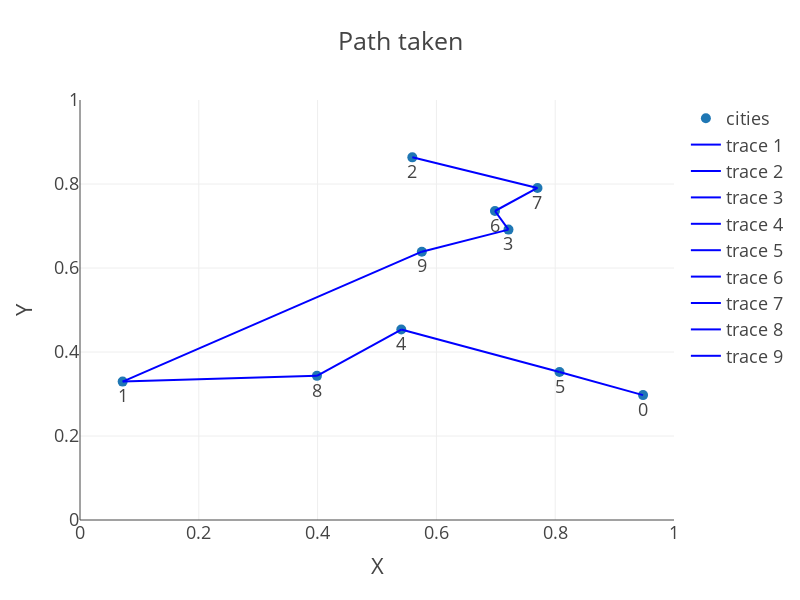

Notebook cell for this chart:
### Code cell
# Test
rg = Generator(PCG64(42069)) # set your own unique seed number
n_cities = 10
cities = simulate_cities(rg, n_cities)
start_time = time.time()  # Record start time
solution, distance = greedy(cities) # new input parameter K
end_time = time.time()  # Record end time
print("best solution:", solution)
print("distance travelled:", distance)
print("Computing time:", end_time - start_time, "seconds")

draw_salesman(solution, cities)

### Figure 1 — Plotly figure (JSON) as saved in the notebook; plotly's stock layout.template omitted (floating-point values rounded to 4 significant figures)
{"data": [{"marker": {"size": 10}, "mode": "markers+text", "name": "cities", "text": ["0", "5", "4", "8", "1", "9", "3", "6", "7", "2"], "textposition": "bottom center", "type": "scatter", "x": [0.9479, 0.8073, 0.5409, 0.3989, 0.0718, 0.5755, 0.7213, 0.6986, 0.7702, 0.5594], "y": [0.2974, 0.3523, 0.4535, 0.3432, 0.3295, 0.6389, 0.6914, 0.7357, 0.7906, 0.8635]}, {"line": {"color": "blue", "width": 2}, "mode": "lines", "type": "scatter", "x": [0.9479, 0.8073], "y": [0.2974, 0.3523]}, {"line": {"color": "blue", "width": 2}, "mode": "lines", "type": "scatter", "x": [0.8073, 0.5409], "y": [0.3523, 0.4535]}, {"line": {"color": "blue", "width": 2}, "mode": "lines", "type": "scatter", "x": [0.5409, 0.3989], "y": [0.4535, 0.3432]}, {"line": {"color": "blue", "width": 2}, "mode": "lines", "type": "scatter", "x": [0.3989, 0.0718], "y": [0.3432, 0.3295]}, {"line": {"color": "blue", "width": 2}, "mode": "lines", "type": "scatter", "x": [0.0718, 0.5755], "y": [0.3295, 0.6389]}, {"line": {"color": "blue", "width": 2}, "mode": "lines", "type": "scatter", "x": [0.5755, 0.7213], "y": [0.6389, 0.6914]}, {"line": {"color": "blue", "width": 2}, "mode": "lines", "type": "scatter", "x": [0.7213, 0.6986], "y": [0.6914, 0.7357]}, {"line": {"color": "blue", "width": 2}, "mode": "lines", "type": "scatter", "x": [0.6986, 0.7702], "y": [0.7357, 0.7906]}, {"line": {"color": "blue", "width": 2}, "mode": "lines", "type": "scatter", "x": [0.7702, 0.5594], "y": [0.7906, 0.8635]}], "layout": {"height": 600, "title": {"text": "Path taken"}, "width": 800, "xaxis": {"range": [0, 1], "title": {"text": "X"}}, "yaxis": {"range": [0, 1], "title": {"text": "Y"}}}}
